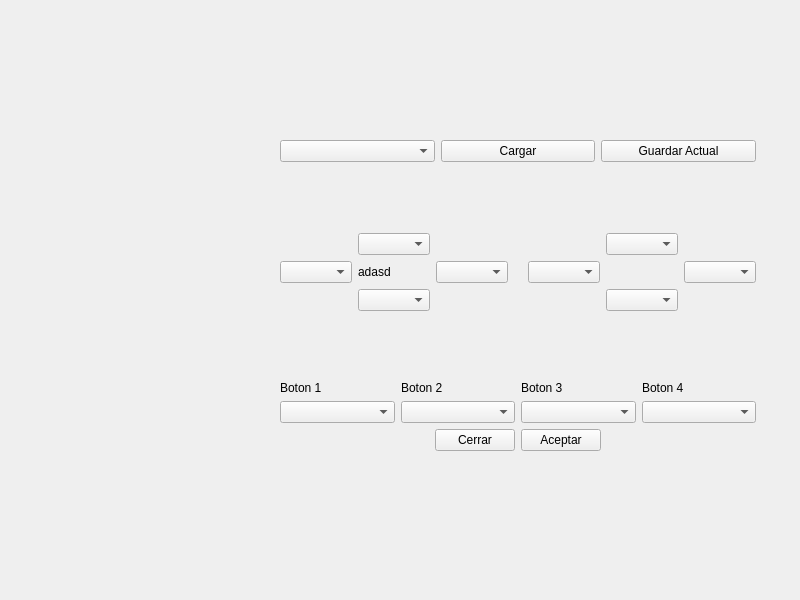
<?xml version="1.0" encoding="UTF-8"?>
<ui version="4.0">
 <class>MainWindow</class>
 <widget class="QMainWindow" name="MainWindow">
  <property name="geometry">
   <rect>
    <x>0</x>
    <y>0</y>
    <width>800</width>
    <height>600</height>
   </rect>
  </property>
  <property name="windowTitle">
   <string>MainWindow</string>
  </property>
  <widget class="QWidget" name="centralwidget">
   <widget class="QWidget" name="verticalLayoutWidget_5">
    <property name="geometry">
     <rect>
      <x>280</x>
      <y>140</y>
      <width>476</width>
      <height>311</height>
     </rect>
    </property>
    <layout class="QVBoxLayout" name="AppLayout">
     <item>
      <layout class="QHBoxLayout" name="ConfigBox">
       <item>
        <widget class="QComboBox" name="comboBox"/>
       </item>
       <item>
        <widget class="QPushButton" name="pushButton_2">
         <property name="text">
          <string>Cargar</string>
         </property>
        </widget>
       </item>
       <item>
        <widget class="QPushButton" name="pushButton">
         <property name="text">
          <string>Guardar Actual</string>
         </property>
        </widget>
       </item>
      </layout>
     </item>
     <item>
      <spacer name="verticalSpacer">
       <property name="orientation">
        <enum>Qt::Vertical</enum>
       </property>
       <property name="sizeHint" stdset="0">
        <size>
         <width>20</width>
         <height>40</height>
        </size>
       </property>
      </spacer>
     </item>
     <item>
      <layout class="QHBoxLayout" name="JSBox">
       <item>
        <layout class="QGridLayout" name="JSI">
         <item row="2" column="1">
          <widget class="QComboBox" name="XPosCar"/>
         </item>
         <item row="0" column="1">
          <widget class="QComboBox" name="XNegCar"/>
         </item>
         <item row="1" column="2">
          <widget class="QComboBox" name="YNegCar"/>
         </item>
         <item row="1" column="0">
          <widget class="QComboBox" name="YPosCar"/>
         </item>
         <item row="1" column="1">
          <widget class="QLabel" name="label">
           <property name="text">
            <string>adasd</string>
           </property>
          </widget>
         </item>
        </layout>
       </item>
       <item>
        <spacer name="horizontalSpacer">
         <property name="orientation">
          <enum>Qt::Horizontal</enum>
         </property>
         <property name="sizeHint" stdset="0">
          <size>
           <width>40</width>
           <height>20</height>
          </size>
         </property>
        </spacer>
       </item>
       <item>
        <layout class="QGridLayout" name="JSI_2">
         <item row="2" column="1">
          <widget class="QComboBox" name="XPosCar_2"/>
         </item>
         <item row="1" column="0">
          <widget class="QComboBox" name="YPosCar_2"/>
         </item>
         <item row="1" column="2">
          <widget class="QComboBox" name="YNegCar_2"/>
         </item>
         <item row="0" column="1">
          <widget class="QComboBox" name="XNegCar_2"/>
         </item>
         <item row="1" column="1">
          <widget class="QLabel" name="label_2">
           <property name="text">
            <string/>
           </property>
          </widget>
         </item>
        </layout>
       </item>
      </layout>
     </item>
     <item>
      <spacer name="verticalSpacer_3">
       <property name="orientation">
        <enum>Qt::Vertical</enum>
       </property>
       <property name="sizeHint" stdset="0">
        <size>
         <width>20</width>
         <height>40</height>
        </size>
       </property>
      </spacer>
     </item>
     <item>
      <layout class="QHBoxLayout" name="ButtonBox">
       <item>
        <layout class="QVBoxLayout" name="Bot1Box">
         <item>
          <widget class="QLabel" name="Boton1txt">
           <property name="text">
            <string>Boton 1</string>
           </property>
          </widget>
         </item>
         <item>
          <widget class="QComboBox" name="Boton1Sel"/>
         </item>
        </layout>
       </item>
       <item>
        <layout class="QVBoxLayout" name="Bot2Box">
         <item>
          <widget class="QLabel" name="Boton2txt">
           <property name="text">
            <string>Boton 2</string>
           </property>
          </widget>
         </item>
         <item>
          <widget class="QComboBox" name="Boton2Sel"/>
         </item>
        </layout>
       </item>
       <item>
        <layout class="QVBoxLayout" name="Bot3Box">
         <item>
          <widget class="QLabel" name="Boton3txt">
           <property name="text">
            <string>Boton 3</string>
           </property>
          </widget>
         </item>
         <item>
          <widget class="QComboBox" name="Boton3Sel"/>
         </item>
        </layout>
       </item>
       <item>
        <layout class="QVBoxLayout" name="Bot4Box">
         <item>
          <widget class="QLabel" name="Boton4txt">
           <property name="text">
            <string>Boton 4</string>
           </property>
          </widget>
         </item>
         <item>
          <widget class="QComboBox" name="Boton4Sel"/>
         </item>
        </layout>
       </item>
      </layout>
     </item>
     <item>
      <layout class="QHBoxLayout" name="CABox">
       <item>
        <spacer name="horizontalSpacer_2">
         <property name="orientation">
          <enum>Qt::Horizontal</enum>
         </property>
         <property name="sizeHint" stdset="0">
          <size>
           <width>40</width>
           <height>20</height>
          </size>
         </property>
        </spacer>
       </item>
       <item>
        <widget class="QPushButton" name="CerrarButton">
         <property name="text">
          <string>Cerrar</string>
         </property>
        </widget>
       </item>
       <item>
        <widget class="QPushButton" name="AceptarButton">
         <property name="text">
          <string>Aceptar</string>
         </property>
        </widget>
       </item>
       <item>
        <spacer name="horizontalSpacer_3">
         <property name="orientation">
          <enum>Qt::Horizontal</enum>
         </property>
         <property name="sizeHint" stdset="0">
          <size>
           <width>40</width>
           <height>20</height>
          </size>
         </property>
        </spacer>
       </item>
      </layout>
     </item>
    </layout>
   </widget>
  </widget>
 </widget>
 <resources/>
 <connections/>
</ui>
